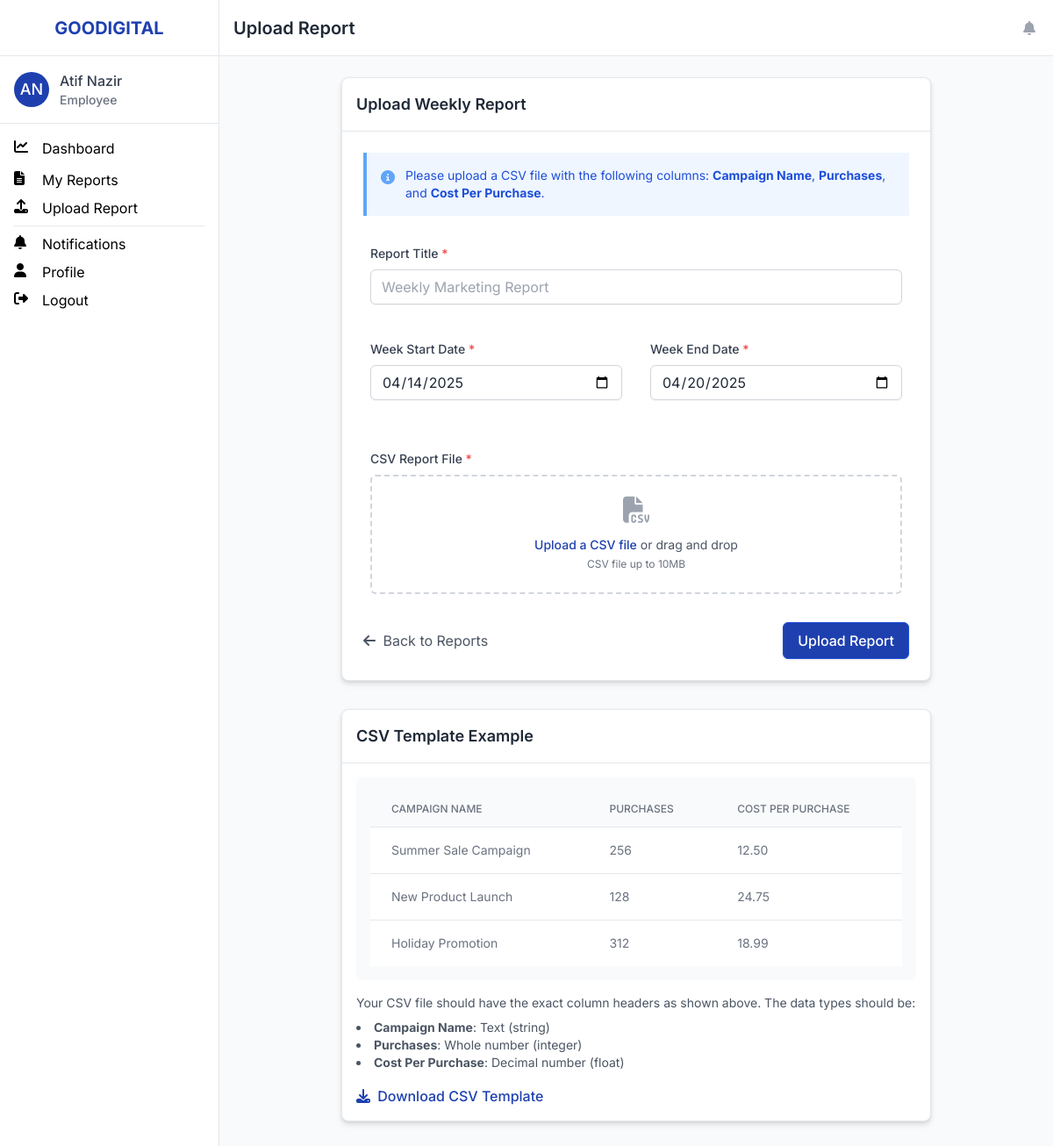
The page /employee/reports/upload (signed in) on the database its author committed.
### app/models.py (models this page shows, shortened)
class User(db.Model, UserMixin):
    __tablename__ = 'users'
    id = db.Column(db.Integer, primary_key=True)
    email = db.Column(db.String(120), unique=True, nullable=False)
    username = db.Column(db.String(80), unique=True, nullable=False)
    password_hash = db.Column(db.String(256), nullable=False)
    first_name = db.Column(db.String(50), nullable=False)
    last_name = db.Column(db.String(50), nullable=False)
    role = db.Column(db.String(20), nullable=False)  # 'admin' or 'employee'
    is_active = db.Column(db.Boolean, default=True)
    created_at = db.Column(db.DateTime, default=datetime.utcnow)
    reports = db.relationship('Report', backref='user', lazy='dynamic')
    notifications = db.relationship('Notification', backref='user', lazy='dynamic',
                                   primaryjoin="User.id == Notification.user_id")

### app/routes/employee_routes.py (the view, shortened to what this page needs)
@employee.route('/reports/upload', methods=['GET', 'POST'])
@login_required
@employee_required
def upload_report():
    form = UploadReportForm()
    if request.method == 'GET':
        today = get_pakistan_time().date()
        prev_monday = today - timedelta(days=today.weekday() + 7)
        prev_sunday = prev_monday + timedelta(days=6)
        form.week_start.data = prev_monday
        form.week_end.data = prev_sunday
    return render_template('employee/upload_report.html', title='Upload Report', form=form)

### app/templates/employee/upload_report.html (shortened to what this page needs)
{% extends "base.html" %}
{% block content %}
<div class="max-w-2xl mx-auto">
    <div class="card">
        <div class="border-b border-gray-200 p-4">
            <h2 class="text-lg font-semibold text-gray-800">Upload Weekly Report</h2>
        </div>
        <div class="p-6">
            <form method="POST" enctype="multipart/form-data" action="{{ url_for('employee.upload_report') }}">
                <div class="mb-6">
                    <div class="bg-blue-50 border-l-4 border-blue-400 p-4 mb-6">
                        <div class="flex">
                            <div class="flex-shrink-0">
                                <i class="fas fa-info-circle text-blue-400"></i>
                            </div>
                            <div class="ml-3">
                                <p class="text-sm text-blue-700">
                                    Please upload a CSV file with the following columns: <strong>Campaign Name</strong>, <strong>Purchases</strong>, and <strong>Cost Per Purchase</strong>.
                                </p>
                            </div>
                        </div>
                    </div>
                    <div class="form-group">
                        {{ form.title.label(class="form-label") }}
                        {{ form.title(class="form-control", placeholder="Weekly Marketing Report") }}
                    </div>
                    <div class="grid grid-cols-1 md:grid-cols-2 gap-4 mb-4">
                        <div class="form-group">
                            {{ form.week_start.label(class="form-label") }}
                            {{ form.week_start(class="form-control", type="date") }}
                        </div>
                        <div class="form-group">
                            {{ form.week_end.label(class="form-label") }}
                            {{ form.week_end(class="form-control", type="date") }}
                        </div>
                    </div>
                    <div class="form-group">
                        {{ form.report_file.label(class="form-label") }}
                        <div class="mt-1 flex justify-center px-6 pt-5 pb-6 border-2 border-gray-300 border-dashed rounded-md">
                            <div class="space-y-1 text-center">
                                <i class="fas fa-file-csv text-gray-400 text-3xl mb-2"></i>
                                <div class="flex text-sm text-gray-600">
                                    <label for="report_file" class="relative cursor-pointer bg-white rounded-md font-medium text-primary-800 hover:text-primary-700 focus-within:outline-none focus-within:ring-2 focus-within:ring-offset-2 focus-within:ring-primary-500">
                                        <span>Upload a CSV file</span>
                                    </label>
                                    <p class="pl-1">or drag and drop</p>
                                </div>
                                <p class="text-xs text-gray-500">
                                    CSV file up to 10MB
                                </p>
                            </div>
                        </div>
                    </div>
                </div>
                <div class="flex items-center justify-between">
                    <a href="{{ url_for('employee.reports') }}" class="text-gray-600 hover:text-gray-900">
                        <i class="fas fa-arrow-left mr-1"></i> Back to Reports
                    </a>
                    {{ form.submit(class="btn btn-primary") }}
                </div>
            </form>
        </div>
    </div>
    <div class="card mt-8">
        <div class="border-b border-gray-200 p-4">
            <h3 class="text-lg font-semibold text-gray-800">CSV Template Example</h3>
        </div>
        <div class="p-4">
            <div class="bg-gray-50 p-4 rounded-md overflow-x-auto">
                <table class="min-w-full divide-y divide-gray-200">
                    <thead>
                        <tr>
                            <th class="px-6 py-3 text-left text-xs font-medium text-gray-500 uppercase">Campaign Name</th>
                            <th class="px-6 py-3 text-left text-xs font-medium text-gray-500 uppercase">Purchases</th>
                            <th class="px-6 py-3 text-left text-xs font-medium text-gray-500 uppercase">Cost Per Purchase</th>
                        </tr>
                    </thead>
                    <tbody class="bg-white divide-y divide-gray-200">
                        <tr>
                            <td class="px-6 py-4 whitespace-nowrap text-sm text-gray-500">Summer Sale Campaign</td>
                            <td class="px-6 py-4 whitespace-nowrap text-sm text-gray-500">256</td>
                            <td class="px-6 py-4 whitespace-nowrap text-sm text-gray-500">12.50</td>
                        </tr>
                        <tr>
                            <td class="px-6 py-4 whitespace-nowrap text-sm text-gray-500">New Product Launch</td>
                            <td class="px-6 py-4 whitespace-nowrap text-sm text-gray-500">128</td>
                            <td class="px-6 py-4 whitespace-nowrap text-sm text-gray-500">24.75</td>
                        </tr>
                        <tr>
                            <td class="px-6 py-4 whitespace-nowrap text-sm text-gray-500">Holiday Promotion</td>
                            <td class="px-6 py-4 whitespace-nowrap text-sm text-gray-500">312</td>
                            <td class="px-6 py-4 whitespace-nowrap text-sm text-gray-500">18.99</td>
                        </tr>
                    </tbody>
                </table>
            </div>
            <div class="mt-4">
                <p class="text-sm text-gray-600">
                    Your CSV file should have the exact column headers as shown above. The data types should be:
                </p>
                <ul class="list-disc list-inside mt-2 text-sm text-gray-600">
                    <li><strong>Campaign Name</strong>: Text (string)</li>
                    <li><strong>Purchases</strong>: Whole number (integer)</li>
                    <li><strong>Cost Per Purchase</strong>: Decimal number (float)</li>
                </ul>
            </div>
            <div class="mt-4">
                <a href="#" class="text-primary-800 hover:text-primary-900 font-medium"
                    onclick="downloadCSVTemplate(event)">
                    <i class="fas fa-download mr-1"></i> Download CSV Template
                </a>
            </div>
        </div>
    </div>
</div>
{% endblock %}

### app/templates/base.html (shortened to what this page needs)
<!DOCTYPE html>
<html lang="en">
<head>
    <script src="https://cdn.tailwindcss.com"></script>
    <link rel="stylesheet" href="https://cdnjs.cloudflare.com/ajax/libs/font-awesome/6.4.0/css/all.min.css">
    <link rel="stylesheet" href="{{ url_for('static', filename='css/main.css') }}">
</head>
<body class="bg-gray-50">
    {% if current_user.is_authenticated %}
    <div class="md:grid md:grid-cols-[250px_1fr] min-h-screen">
        <aside class="hidden md:block bg-white border-r border-gray-200 h-screen overflow-y-auto">
            <div class="flex items-center justify-center h-16 px-4 border-b border-gray-200">
                <h1 class="text-xl font-bold text-primary-800">GOODIGITAL</h1>
            </div>
            <div class="p-4 border-b border-gray-200">
                <div class="flex items-center">
                    <div class="flex-shrink-0">
                        <span class="inline-flex items-center justify-center h-10 w-10 rounded-full bg-primary-800">
                            <span class="text-lg font-medium leading-none text-white">
                                {{ current_user.first_name[0] }}{{ current_user.last_name[0] }}
                            </span>
                        </span>
                    </div>
                    <div class="ml-3">
                        <p class="text-base font-medium text-gray-700">
                            {{ current_user.first_name }} {{ current_user.last_name }}
                        </p>
                        <p class="text-sm font-medium text-gray-500">
                            {{ current_user.role.capitalize() }}
                        </p>
                    </div>
                </div>
            </div>
            <nav class="mt-4 px-4 space-y-2">
                {% if current_user.role == 'admin' %}
<a href="{{ url_for('admin.dashboard') }}" class="nav-link {% if request.endpoint == 'admin.dashboard' %}active{% endif %}">
    <i class="fas fa-chart-line w-5 h-5 mr-3"></i>
    <span>Dashboard</span>
</a>
<a href="{{ url_for('admin.employees') }}" class="nav-link {% if request.endpoint == 'admin.employees' %}active{% endif %}">
    <i class="fas fa-users w-5 h-5 mr-3"></i>
    <span>Employees</span>
</a>
<a href="{{ url_for('admin.all_reports') }}" class="nav-link {% if request.endpoint == 'admin.all_reports' %}active{% endif %}">
    <i class="fas fa-file-alt w-5 h-5 mr-3"></i>
    <span>All Reports</span>
</a>
<a href="{{ url_for('admin.missing_reports') }}" class="nav-link {% if request.endpoint == 'admin.missing_reports' %}active{% endif %}">
    <i class="fas fa-clipboard-list w-5 h-5 mr-3"></i>     <span>Missing Reports</span>
     {% set missing_count = MissingReport.query.filter_by(resolved=False).count() %}
     {% if missing_count > 0 %}
     <span class="ml-2 px-2 py-0.5 text-xs font-medium bg-error-500 text-white rounded-full">{{ missing_count }}</span>
     {% endif %}
    </a>
<a href="{{ url_for('admin.settings') }}" class="nav-link {% if request.endpoint == 'admin.settings' %}active{% endif %}">
    <i class="fas fa-cog w-5 h-5 mr-3"></i>
    <span>Settings</span>
</a>
                {% else %}
                <a href="{{ url_for('employee.dashboard') }}" class="nav-link {% if request.endpoint == 'employee.dashboard' %}active{% endif %}">
                    <i class="fas fa-chart-line w-5 h-5 mr-3"></i>
                    <span>Dashboard</span>
                </a>
                <a href="{{ url_for('employee.reports') }}" class="nav-link {% if request.endpoint == 'employee.reports' %}active{% endif %}">
                    <i class="fas fa-file-alt w-5 h-5 mr-3"></i>
                    <span>My Reports</span>
                </a>
                <a href="{{ url_for('employee.upload_report') }}" class="nav-link {% if request.endpoint == 'employee.upload_report' %}active{% endif %}">
                    <i class="fas fa-upload w-5 h-5 mr-3"></i>
                    <span>Upload Report</span>
                </a>
                {% endif %}
                <hr class="my-4 border-gray-200" />
                <a href="{{ url_for('main.notifications') }}" class="nav-link {% if request.endpoint == 'main.notifications' %}active{% endif %}">
                    <i class="fas fa-bell w-5 h-5 mr-3"></i>
                    <span>Notifications</span>
                </a>
                <a href="{{ url_for('auth.profile') }}" class="nav-link {% if request.endpoint == 'auth.profile' %}active{% endif %}">
                    <i class="fas fa-user w-5 h-5 mr-3"></i>
                    <span>Profile</span>
                </a>
                <a href="{{ url_for('auth.logout') }}" class="nav-link">
                    <i class="fas fa-sign-out-alt w-5 h-5 mr-3"></i>
                    <span>Logout</span>
                </a>
            </nav>
        </aside>
        <main class="flex flex-col min-h-screen">
            <div class="z-10 bg-white border-b border-gray-200 h-16 flex items-center px-4">
                <h1 class="text-xl font-semibold text-gray-800">
                    {% if title %}{{ title }}{% else %}GOODIGITAL{% endif %}
                </h1>
                <div class="ml-auto flex items-center">
                    <a href="{{ url_for('main.notifications') }}" class="p-1 text-gray-400 rounded-full hover:bg-gray-100 focus:outline-none focus:ring-2 focus:ring-offset-2 focus:ring-primary-500">
                        <i class="fas fa-bell"></i>
                    </a>
                </div>
            </div>
            <div class="p-6 flex-grow">
                {% block content %}{% endblock %}
            </div>
        </main>
    </div>
    {% endif %}
</body>
</html>

### rows shown on the page
User: first_name "A", last_name "N", first_name "Atif", last_name "Nazir", role "Employee"

### other values the page prints
{{ title }} "Upload Report"
